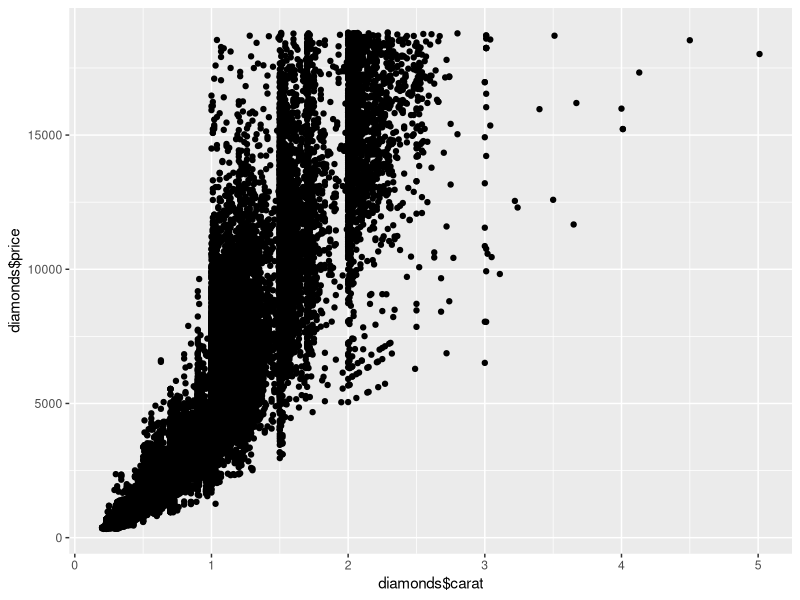
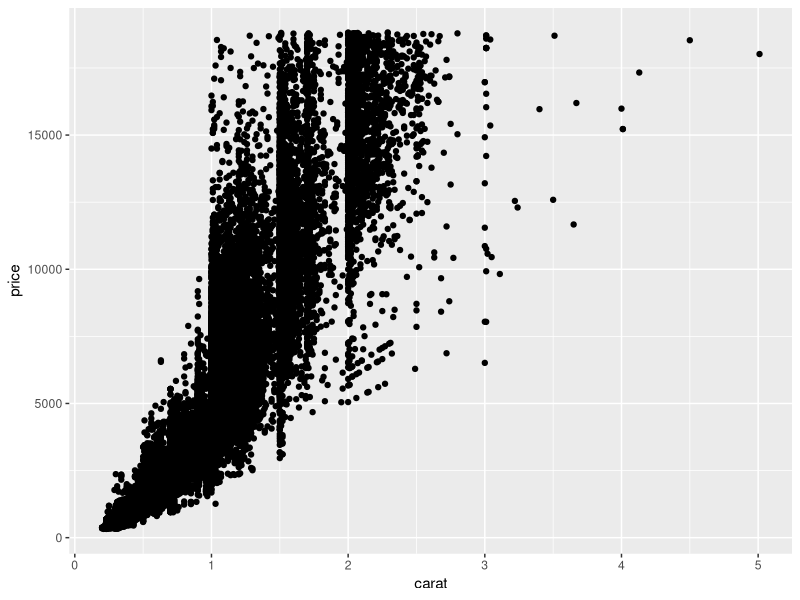
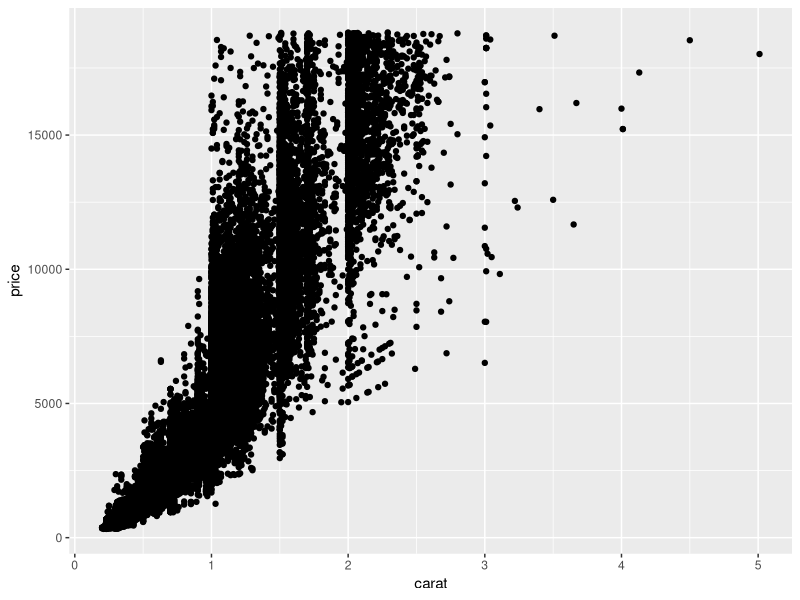
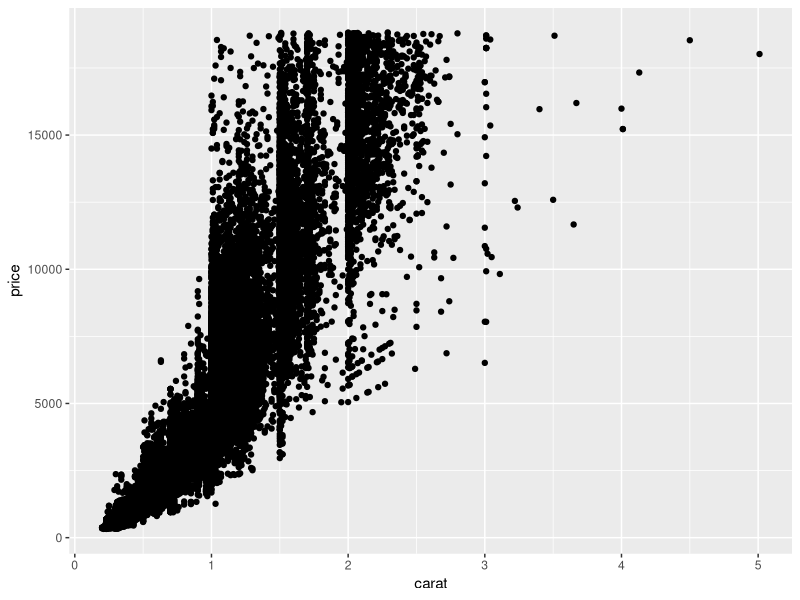
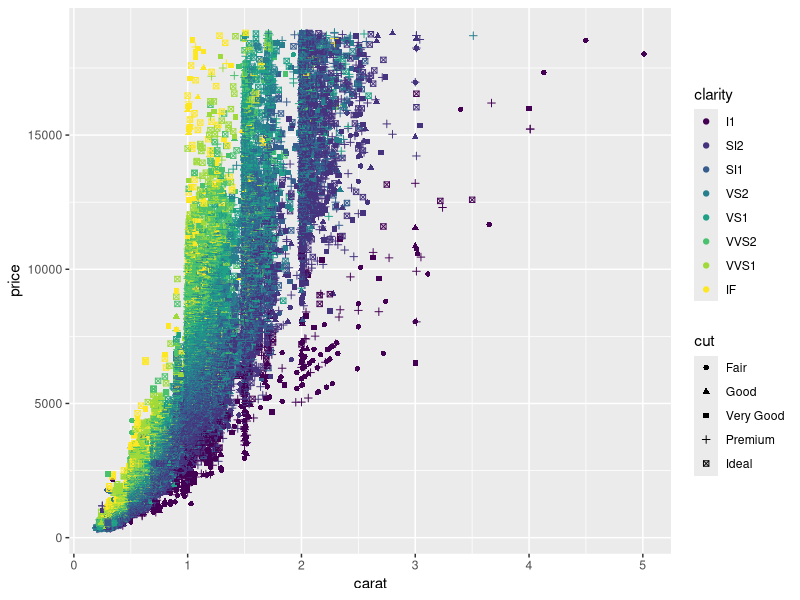
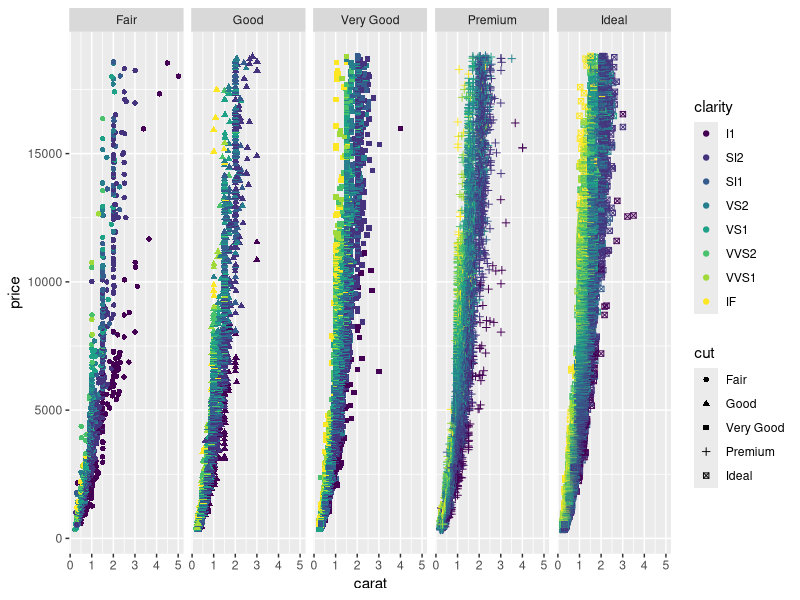
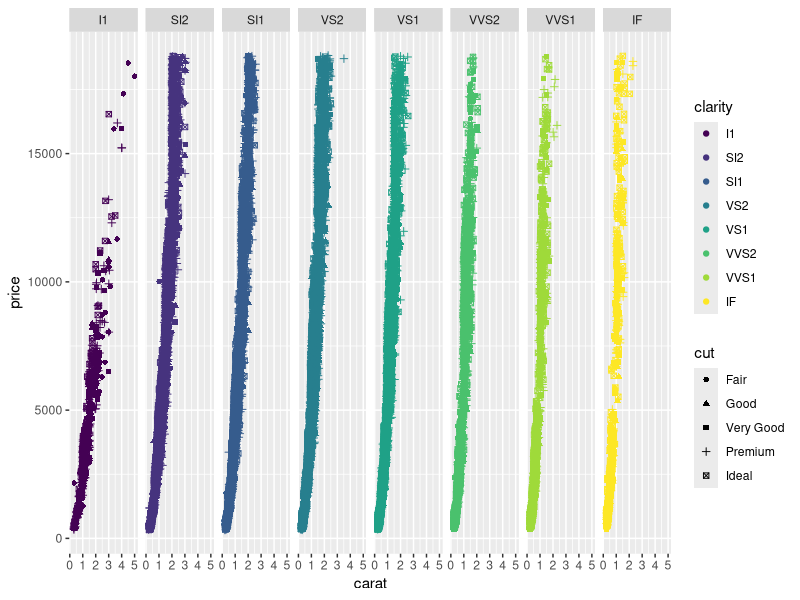
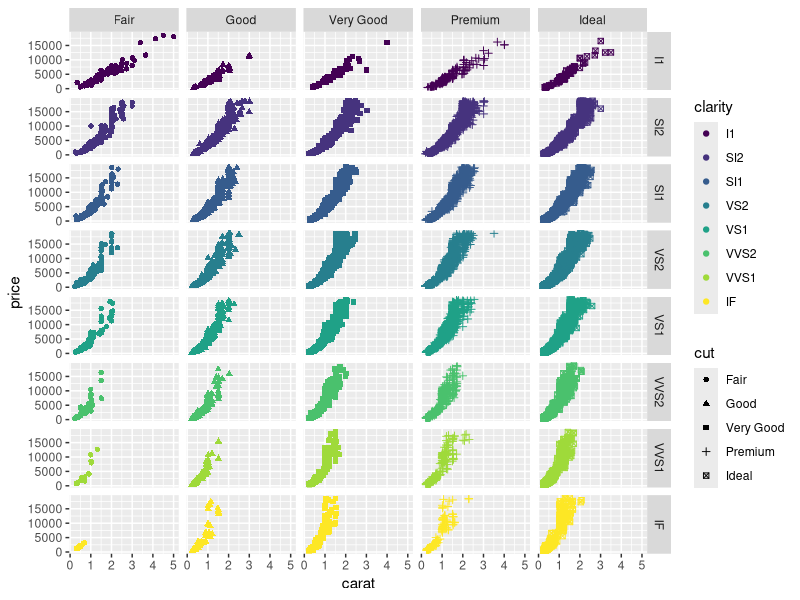

Write R code to recreate these figures, in order.
## ---- chunk 1
# install.packages("ggplot2")
library(ggplot2)
library(plyr)
library(dplyr)
## ---- chunk 2
head(diamonds)
qplot(diamonds$carat, diamonds$price)
## ---- chunk 3
with(diamonds, qplot(carat, price))

# or
qplot(carat, price, data = diamonds)

# or
diamonds %>%
  qplot(carat, price, data = .)
## ---- chunk 4
qplot(carat, price, colour = clarity, shape = cut, data = diamonds) # so ugly!
## ---- chunk 5
qplot(carat, price, 
      colour = clarity, 
      shape = cut, 
      facets = . ~ cut,
      data = diamonds)

qplot(carat, price, 
      colour = clarity, 
      shape = cut, 
      facets = . ~ clarity,
      data = diamonds)
## ---- chunk 6
qplot(carat, price, 
      colour = clarity, 
      shape = cut, 
      facets = clarity ~ cut,
      data = diamonds) # I guess this one is ok, sort of...
## ---- chunk 7
qplot(price, data = diamonds)
## ---- chunk 8
qplot(price, 
      facets = clarity ~ cut,
      data = diamonds)
## ---- chunk 9
qplot(price, 
      facets = clarity ~ cut,
      data = diamonds) +
#   theme_classic() +
  theme_bw()
## ---- chunk 10
d <- ggplot(diamonds, aes(x=carat, y=price)) # first you set the aesthetic and dataset
d + geom_point() # then you add geoms
d + geom_point(aes(colour = carat)) # and you can keep doing this to add layers to the plot
## ---- chunk 11

## ---- chunk 12

## ---- chunk 13
library(tidyr)
library(dplyr)

sem <- function(x) {sd(x) / sqrt(length(x))}
ci95 <- function(x) {sem(x) * 1.96}
## ---- chunk 14
subinfo <- read.csv("../data/sklar_expt6_subinfo_corrected.csv")
d.a <- read.csv("../data/sklar_expt6a_corrected.csv")
d.b <- read.csv("../data/sklar_expt6b_corrected.csv")
## ---- chunk 15
d.a1 = d.a %>%
  gather(subid, RT, starts_with("X"))
head(d.a1)

d.b1 = d.b %>%
  gather(subid, RT, starts_with("X"))
head(d.b1)
## ---- chunk 16
d.tidy1 = bind_rows(d.a1, d.b1) %>%
  mutate(subid = as.integer(gsub("X", "", subid, ignore.case = TRUE)))
## ---- chunk 17
d = left_join(subinfo, d.tidy1) 
head(d)
## ---- chunk 18
d$presentation.time <- factor(d$presentation.time)
levels(d$operand) <- c("addition","subtraction")
## ---- chunk 19
qplot(RT, data = d)
## ---- chunk 20
# RTs = d %>% count(RT) %>% select(RT)
# RTs = as.vector(RTs$RT)
# 
# dist = vector(NULL)
# for(i in 1:length(RTs)) {
#   dist[i] = RTs[i+1] - RTs[i]
# }
# dist

## ---- chunk 21
summary(d$subjective.test)
qplot(subjective.test, data = d) # about 50% of subs were aware

summary(d$objective.test)
qplot(objective.test, data = d) # maybe two groups of subs?

summary(lm(objective.test ~ subjective.test, data = d)) # seem to be related
## ---- chunk 22
ds = d %>%
  filter(subjective.test == 0 & objective.test < 0.6)
head(ds)
## ---- chunk 23
ds.means1 = ds %>%
  group_by(subid, congruent, presentation.time, operand) %>%
  summarise(m = mean(RT, na.rm = T)) %>%
  spread(congruent, m) %>%
  mutate(diff = no - yes) %>%
  select(-no, -yes) %>%
  group_by(presentation.time, operand) %>%
  summarise(mdiff = mean(diff), sediff = sem(diff))
ds.means1
## ---- chunk 24
g = ggplot(ds.means1, aes(x = presentation.time, y = mdiff)) + 
#   geom_bar(stat = "identity", position = "identity", width = 0.5) + 
  geom_point(stat = "identity") +
  geom_line(aes(group = 1)) +
  geom_errorbar(aes(ymin = mdiff - sediff, ymax = mdiff + sediff, width = 0.1)) +
  facet_wrap(~ operand) + 
  theme_bw()
g
## ---- chunk 25
# looking at full dataset
summary(lm(RT ~ objective.test, data = d)) # not related

# looking at only those who passed objective test
summary(lm(RT ~ objective.test, data = ds)) # related
## ---- chunk 26

## ---- chunk 27

